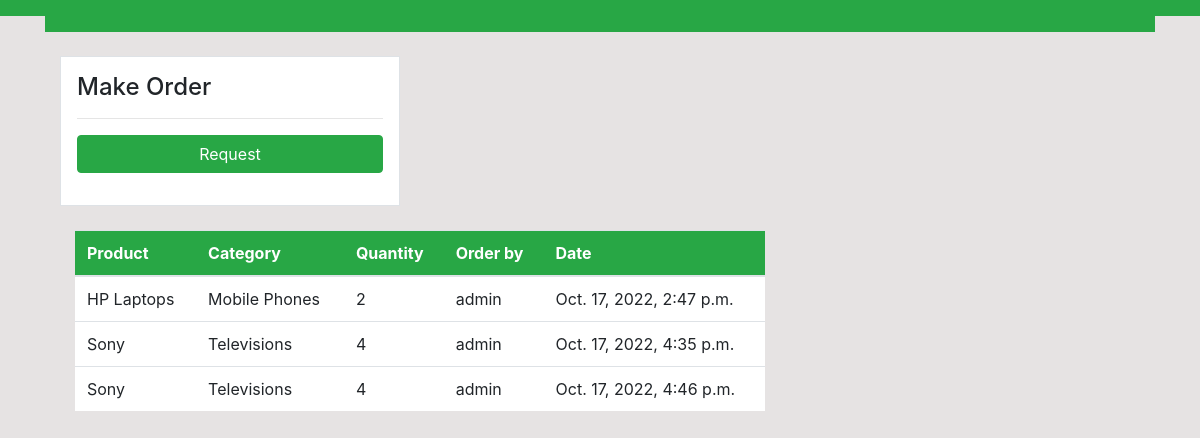
The page /dashboard?page=3 on the database as committed earlier.
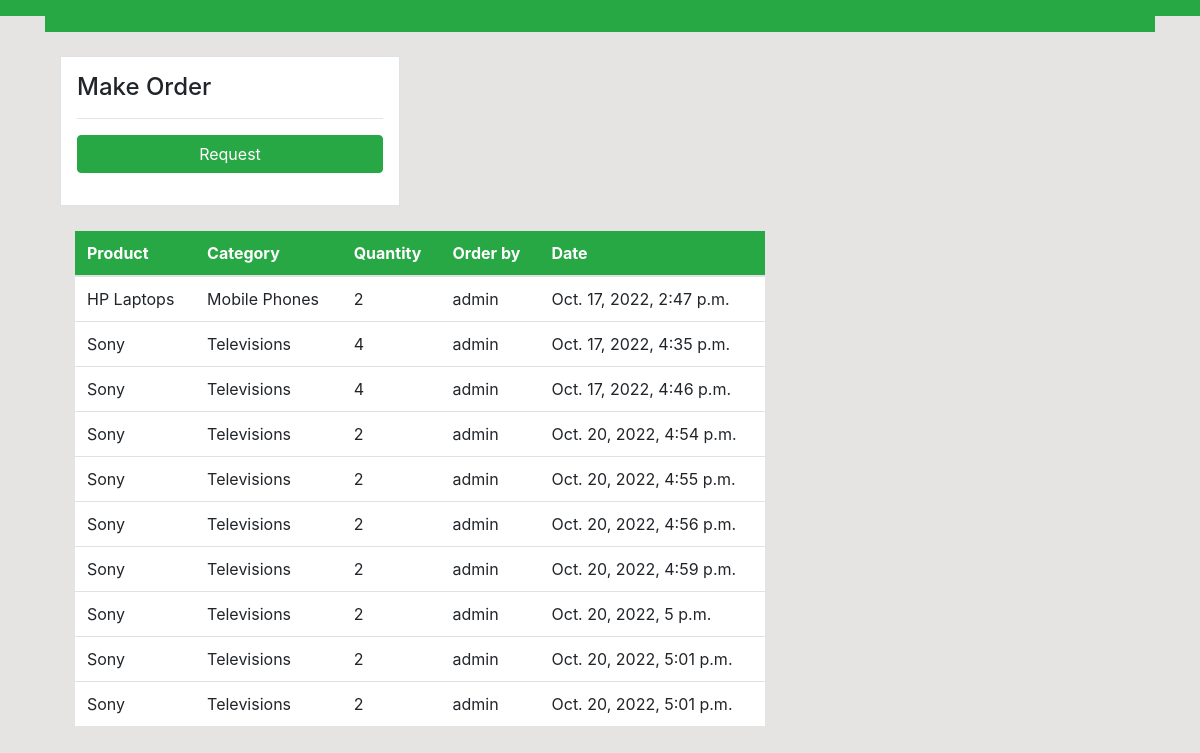
The same page on the database as committed later.
### users/models.py (models this page shows, shortened)
class Order(models.Model):
    delivery_status = (
        ('Delivered', 'Delivered'),
        ('Pending', 'Pending'),
    )
    id = models.AutoField(primary_key=True)
    name = models.ForeignKey(Product, on_delete=models.CASCADE, null=True)
    staff = models.ForeignKey(User, models.CASCADE, null=True)
    order_quantity = models.PositiveIntegerField(null=True)
    status = models.CharField(max_length=254, choices=delivery_status, default='Pending')
    date = models.DateTimeField(auto_now_add=True)

class Product(models.Model):
    id = models.AutoField(primary_key=True)
    name = models.CharField(max_length=100, null=True)
    quantity = models.PositiveIntegerField(null=True)
    category = models.CharField(max_length=50, choices=CATEGORY, null=True)
    price = models.IntegerField()
    image = models.ImageField(upload_to='images/products', null=True)
    def __str__(self):
        return self.name

### users/views.py (the view)
# urls.py: path('dashboard', views.index, name='index'),
def index(request):
    orders = Order.objects.all()
    products = Product.objects.all()
    orders_count = orders.count()
    products_count = products.count()
    generators_count = User.objects.all().count()
    paginator = Paginator(orders, 10)
    page_number = request.GET.get('page', 1)
    orders = paginator.get_page(page_number)
    context = {
        'orders': orders,
        'products': products,
        'orders_count': orders_count,
        'generators_count': generators_count,
        'products_count': products_count,
    }
    return render(request, 'dashboard/index.html', context)

### users/templates/dashboard/index.html (shortened to what the changed rows need)
{% extends 'partials/base.html'%}
{% block content%}
{% if user.is_authenticated and user.is_staff and user.is_superuser %}
    <div class="container">
        <div class="row my-5">
            <div class="col-md-6">
                <div class="bg-light">
                    <canvas id="myChart1" width="400" height="300"></canvas>
                    <script>
                        var ctx = document.getElementById('myChart1').getContext('2d');
                        var myChart1 = new Chart(ctx, {
                            type: 'pie',
                            data: {
                                labels: [{% for order in orders %} '{{order.product.name}}', {% endfor %}],
                                datasets: [{
                                    label: 'Orders',
                                    data:[{% for order in orders%}{{order.order_quantity}} ,{% endfor %}] ,
                                    backgroundColor: [
                                        'rgba(78,99,71, 1)',
                                        'rgba(78,255,255, 1)',
                                        'rgba(255, 60, 88, 1)',
                                        'rgba(207,60,88, 1)',
                                        'rgba(207, 125, 168, 1)',
                                        'rgba(207,174,168, 1)'
                                    ],
                                }]
                            },
                            options: {
                                scales: {
                                    yAxes: [{
                                        ticks: {
                                            beginAtZero: true
                                        }
                                    }]
                                }
                            }
                        });
                    </script>
                </div>
            </div>
            <div class="col-md-6">
                <div class="bg-white">
                    <canvas id="myChart" width="400" height="300"></canvas>
                    <script>
                        var ctx = document.getElementById('myChart').getContext('2d');
                        var myChart = new Chart(ctx, {
                            type: 'bar',
                            data: {
                                labels: [{% for product in products %}'{{product.name}}', {% endfor%}],
                                datasets: [{
                                    label: 'Products',
                                    data: [{% for product in products %} {{product.quantity}}, {% endfor%}],
                                    backgroundColor: [
                                        'rgba(78,99,71, 1)',
                                        'rgba(78,255,255, 1)',
                                        'rgba(255, 60, 88, 1)',
                                        'rgba(207,60,88, 1)',
                                        'rgba(207, 125, 168, 1)',
                                        'rgba(207,174,168, 1)'
                                    ],
                                    borderWidth: 1
                                }]
                            },
                            options: {
                                scales: {
                                    yAxes: [{
                                        ticks: {
                                            beginAtZero: true
                                        }
                                    }]
                                }
                            }
                        });
                    </script>
                </div>
            </div>
        </div>
   <div class="container bg">
            <div class="col-md-12">
                <table class="table bg-white">
                    <thead class="bg-success">
                        <tr class="text-white">
                            <th scope="col">Product</th>
                            <th scope="col">Category</th>
                            <th scope="col">Quantity</th>
                            <th scope="col">Order by</th>
                            <th scope="col">Date</th>
                        </tr>
                    </thead>
                    <tbody>
                    {%for orders in orders %}
                        <tr>
                            <td>{{orders.name.name}}</td>
                            <td>{{orders.name.category}}</td>
                            <td>{{orders.order_quantity}}</td>
                            <td>
                              {{orders.staff.username}}
                            </td>
                             <td>
                              {{orders.date}}
                            </td>
                        </tr>
                    {% endfor %}
                    </tbody>
                </table>
                <div class="text-center container mt-5">
                    {% if orders.has_previous %}
                    <a href="?page={{orders.previous_page_number}}"><button type="button" class="btn btn-light">previous</button></a>
                    {% endif %}
                    <a><button type="button" class="btn btn-success">{{orders.number}}</button></a>
                    {% if orders.has_next %}
                    <a href="?page={{ orders.next_page_number }}"><button type="button" class="btn btn-light">next</button></a>
                    {% endif %}
                </div>
            </div>
        </div>
    </div>
>
    </div>
    {% else %}
    {% include 'dashboard/staff_index.html'%}
    {% endif %}
    {% endblock %}

### users/templates/dashboard/staff_index.html (shortened to what this page needs)
{% extends 'partials/base.html'%}
{% load crispy_forms_tags %}
{%block content%}
   <div class="container">
        <div class="row my-4">
            <div class="col-md-4">
                <div class="border bg-white p-3">
                    <h4>Make Order</h4>
                    <hr>
                    <form method="POST">
                        <input class="btn btn-success btn-block" type="submit" value="Request">
                    </form>
                </div>
            </div>
            </div>
            <div class="col-md-8">
                <table class="table bg-white">
                    <thead class="bg-success">
                        <tr class="text-white">
                            <th scope="col">Product</th>
                            <th scope="col">Category</th>
                            <th scope="col">Quantity</th>
                            <th scope="col">Order by</th>
                            <th scope="col">Date</th>
                        </tr>
                    </thead>
                    <tbody>
                    {%for orders in orders %}
                        <tr>
                            <td>{{orders.name}}</td>
                            <td>{{orders.name.category}}</td>
                            <td>{{orders.order_quantity}}</td>
                            <td>
                              {{orders.staff.username}}
                            </td>
                             <td>
                              {{orders.date}}
                            </td>
                        </tr>
                    {% endfor %}
                    </tbody>
                </table>
            </div>
        </div>
    </div>
{%endblock%}

Rows that differ between the two databases and show on the page:
added Order: name "Sony", name.category "Televisions", order_quantity "2", staff.username "admin", date "Oct. 20, 2022, 4:54 p.m."
added Order: name "Sony", name.category "Televisions", order_quantity "2", staff.username "admin", date "Oct. 20, 2022, 4:55 p.m."
added Order: name "Sony", name.category "Televisions", order_quantity "2", staff.username "admin", date "Oct. 20, 2022, 4:56 p.m."
added Order: name "Sony", name.category "Televisions", order_quantity "2", staff.username "admin", date "Oct. 20, 2022, 4:59 p.m."
added Order: name "Sony", name.category "Televisions", order_quantity "2", staff.username "admin", date "Oct. 20, 2022, 5 p.m."
added Order: name "Sony", name.category "Televisions", order_quantity "2", staff.username "admin", date "Oct. 20, 2022, 5:01 p.m."
added Order: name "Sony", name.category "Televisions", order_quantity "2", staff.username "admin", date "Oct. 20, 2022, 5:01 p.m."
